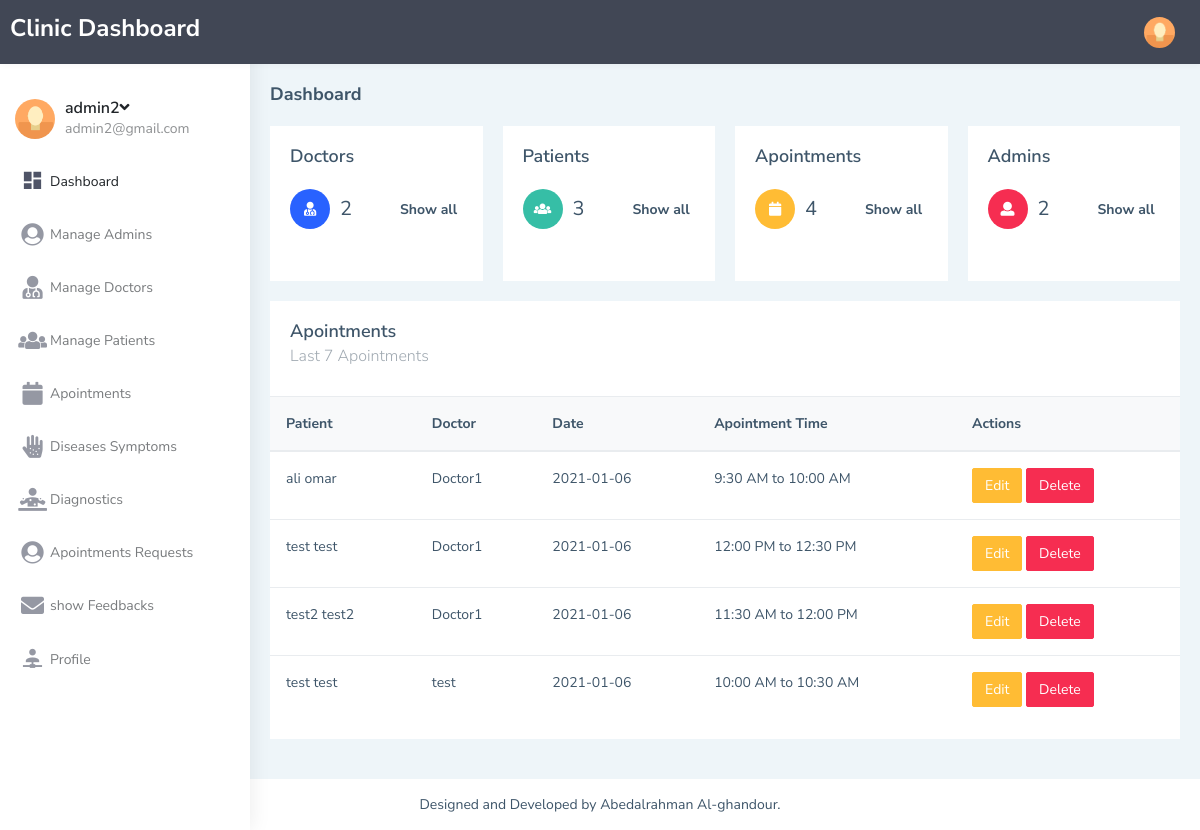
The app's page /admin/index.php (signed in) with its own data.
### tables this page shows
CREATE TABLE `apointments` (
  `id` int(255) NOT NULL,
  `doctor_id` int(255) DEFAULT NULL,
  `patient_id` int(255) NOT NULL,
  `Date` date DEFAULT NULL,
  `starting_time` varchar(255) DEFAULT NULL,
  `end_time` varchar(255) DEFAULT NULL,
  `apointment_time` text DEFAULT NULL
);

CREATE TABLE `patient` (
  `id` int(255) NOT NULL,
  `pat_fname` varchar(255) NOT NULL,
  `pat_lname` varchar(255) NOT NULL,
  `ssn` varchar(255) DEFAULT NULL,
  `date_of_birth` date NOT NULL,
  `pat_phone` varchar(15) NOT NULL,
  `pat_address` varchar(255) NOT NULL,
  `pat_gender` varchar(20) NOT NULL,
  `register_date` varchar(255) NOT NULL
);

CREATE TABLE `doctors` (
  `id` int(255) NOT NULL,
  `doc_name` varchar(255) NOT NULL,
  `doc_major` varchar(255) NOT NULL,
  `doc_phone` varchar(255) DEFAULT NULL,
  `working_time` varchar(255) NOT NULL
);

### admin/index.php (the view, shortened to what this page needs)
<?php
include "includes/header.php" ;
$qAdmin = "select count(*) from admin";
$res = mysqli_query($conn , $qAdmin);
$adCount = mysqli_fetch_array($res);
$resD = mysqli_query($conn , $qAdmin);
$dCount = mysqli_fetch_array($resD);
$qPatient = "select count(*) from patient";
$resP = mysqli_query($conn , $qPatient);
$PCount = mysqli_fetch_array($resP);
$qApo = "select count(*) from apointments";
$resAp = mysqli_query($conn , $qApo);
$ApoCount = mysqli_fetch_array($resAp);
?>
        <div class="page-wrapper">
            <div class="page-breadcrumb">
                <div class="row align-items-center">
                    <div class="col-5">
                        <h4 class="page-title">Dashboard</h4>
                    </div>
                </div>
            </div>
            <div class="container-fluid">
                <div class="row">
                    <div class="col-md-3">
                        <div class="card">
                            <div class="card-body">
                                <h4 class="card-title">Doctors</h4>
                                <div class="feed-widget">
                                    <ul class="list-style-none feed-body m-0 p-b-20">
                                        <li class="feed-item">
                                            <div class="feed-icon bg-info"><i class="fa fa-user-md"></i></div><span style="font-size: 20px"><?php echo $dCount[0]; ?></span><a href="manage_doctors.php" class="ml-5"><strong>Show all</strong></a>
                                        </li>
                                    </ul>
                                </div>
                            </div>
                        </div>
                    </div>
                    <div class="col-md-3">
                        <div class="card">
                            <div class="card-body">
                                <h4 class="card-title">Patients</h4>
                                <div class="feed-widget">
                                    <ul class="list-style-none feed-body m-0 p-b-20">
                                        <li class="feed-item">
                                            <div class="feed-icon bg-success"><i class="fa fa-users"></i></div><span style="font-size: 20px"><?php echo $PCount[0]; ?></span><a href="manage_patients.php" class="ml-5"><strong>Show all</strong></a>
                                        </li>
                                    </ul>
                                </div>
                            </div>
                        </div>
                    </div>
                    <div class="col-md-3">
                        <div class="card">
                            <div class="card-body">
                                <h4 class="card-title">Apointments</h4>
                                <div class="feed-widget">
                                    <ul class="list-style-none feed-body m-0 p-b-20">
                                        <li class="feed-item">
                                            <div class="feed-icon bg-warning"><i class="fa fa-calendar"></i></div><span style="font-size: 20px"><?php echo $ApoCount[0]; ?></span><a href="apointments.php" class="ml-5"><strong>Show all</strong></a>
                                        </li>
                                    </ul>
                                </div>
                            </div>
                        </div>
                    </div>
                    <div class="col-md-3">
                        <div class="card">
                            <div class="card-body">
                                <h4 class="card-title">Admins</h4>
                                <div class="feed-widget">
                                    <ul class="list-style-none feed-body m-0 p-b-20">
                                        <li class="feed-item">
                                            <div class="feed-icon bg-danger"><i class="fa fa-user"></i></div> <span style="font-size: 20px"><?php echo $adCount[0]; ?></span><a href="manage_admins.php" class="ml-5"><strong>Show all</strong></a>
                                        </li>
                                    </ul>
                                </div>
                            </div>
                        </div>
                    </div>
                </div>
                <div class="row">
                    <div class="col-12">
                        <div class="card">
                            <div class="card-body">
                                <div class="d-md-flex align-items-center">
                                    <div>
                                        <h4 class="card-title">Apointments</h4>
                                        <h5 class="card-subtitle">Last 7 Apointments</h5>
                                    </div>
                                </div>
                            </div>
                            <div class="table-responsive">
                                <table class="table v-middle">
                                    <thead>
                                        <tr class="bg-light">
                                            <th scope="col">Patient</th>
                                            <th scope="col">Doctor</th>
                                            <th scope="col">Date</th>
                                            <th scope="col">Apointment Time</th>
                                            <th scope="col">Actions</th>
                                        </tr>
                                    </thead>
                                    <tbody>
                                        <?php
                                        $query2 = "SELECT apointments.* , doctors.doc_name , patient.pat_fname , patient.pat_lname from apointments INNER JOIN doctors ON apointments.doctor_id = doctors.id
                                    INNER JOIN patient ON apointments.patient_id = patient.id order by id DESC limit 7";
                                        $res = mysqli_query($conn , $query2);
                                        while($row = mysqli_fetch_assoc($res)){
                                           echo " <tr>
                                            <td scope='row'>".$row['pat_fname'].' '.$row['pat_lname']."</td>
                                            <td scope='row'>".$row['doc_name']."</td>
                                            <td scope='row'>".$row['Date']."</td>
                                            <td scope='row'>".$row['apointment_time']."</td>
                                            <td scope='row'>
                                                <a href='edit_apointment.php?ap_id=".$row['id']."' class='btn btn-warning'>Edit</a>
                                                <a href='delete_apointment.php?ap_id=".$row['id']."' class='btn btn-danger'>Delete</a>
                                            </td>
                                            </tr>";
                                        }
                                        ?>
                                    </tbody>
                                </table>
                            </div>
                        </div>
                    </div>
                </div>
                </div>
            </div>
<?php include "includes/footer.php"; ?>

### admin/includes/header.php (shortened to what this page needs)
<?php
$conn=mysqli_connect("localhost","root","root")
      or die("Could Not Connect");
if(!isset($_SESSION['admin_id'])){
    header('location:login.php');
}else{
    $admin_id = $_SESSION['admin_id'];
    $q = "SELECT * from admin where id ='$admin_id' ";
    $res = mysqli_query($conn , $q);
    $row = mysqli_fetch_assoc($res);
}
?>
<!DOCTYPE html>
<html dir="ltr" lang="en">
<head>
    <link href="assets/libs/chartist/dist/chartist.min.css" rel="stylesheet">
    <link href="dist/css/style.min.css" rel="stylesheet">
  <link rel="stylesheet" type="text/css" href="https://cdn.datatables.net/1.10.22/css/jquery.dataTables.css">
</head>
<body>
    <div id="main-wrapper" data-layout="vertical" data-navbarbg="skin5" data-sidebartype="full"
        data-sidebar-position="absolute" data-header-position="absolute" data-boxed-layout="full">
        <header class="topbar" data-navbarbg="skin5">
            <nav class="navbar top-navbar navbar-expand-md navbar-dark">
                <div class="navbar-header" data-logobg="skin5">
                    <a class="navbar-brand" href="index.html">
                        <span class="logo-text">
                            <h3>Clinic Dashboard</h3>
                        </span>
                    </a>
                </div>
                <div class="navbar-collapse collapse" id="navbarSupportedContent" data-navbarbg="skin5">
                    <ul class="navbar-nav float-right">
                        <li class="nav-item dropdown">
                            <a class="nav-link dropdown-toggle text-muted waves-effect waves-dark pro-pic" href=""
                                data-toggle="dropdown" aria-haspopup="true" aria-expanded="false"><img
                                    src="assets/images/users/1.jpg" alt="user" class="rounded-circle"
                                    width="31"></a>
                        </li>
                    </ul>
                </div>
            </nav>
        </header>
        <aside class="left-sidebar" data-sidebarbg="skin6">
            <div class="scroll-sidebar">
                <nav class="sidebar-nav">
                    <ul id="sidebarnav">
                        <li>
                            <div class="user-profile d-flex no-block dropdown m-t-20">
                                <div class="user-pic"><img src="assets/images/users/1.jpg" alt="users"
                                        class="rounded-circle" width="40" /></div>
                                <div class="user-content hide-menu m-l-10">
                                    <a href="javascript:void(0)" class="" id="Userdd" role="button"
                                        data-toggle="dropdown" aria-haspopup="true" aria-expanded="false">
                                        <h5 class="m-b-0 user-name font-medium"><?php echo $row['admin_name']; ?><i
                                                class="fa fa-angle-down"></i></h5>
                                        <span class="op-5 user-email"><?php echo $row['admin_email']; ?></span>
                                    </a>
                                </div>
                            </div>
                        </li>
                        <li class="sidebar-item"> <a class="sidebar-link waves-effect waves-dark sidebar-link"
                                href="index.php" aria-expanded="false"><i class="mdi mdi-view-dashboard"></i><span
                                    class="hide-menu">Dashboard</span></a></li>
                        <li class="sidebar-item">
                            <a class="sidebar-link waves-effect waves-dark sidebar-link" href="manage_admins.php" aria-expanded="false">
                                <i class="fa fa-user-circle"></i>
                                <span class="hide-menu">Manage Admins</span>
                        </a></li>
                        <li class="sidebar-item">
                            <a class="sidebar-link waves-effect waves-dark sidebar-link" href="manage_doctors.php" aria-expanded="false">
                                <i class="fa fa-user-md"></i>
                                <span class="hide-menu">Manage Doctors</span>
                        </a></li>
                        <li class="sidebar-item">
                            <a class="sidebar-link waves-effect waves-dark sidebar-link" href="manage_patients.php" aria-expanded="false">
                                <i class="fa fa-users"></i>
                                <span class="hide-menu">Manage Patients</span>
                        </a></li>
                        <li class="sidebar-item">
                            <a class="sidebar-link waves-effect waves-dark sidebar-link" href="apointments.php" aria-expanded="false">
                                <i class="fa fa-calendar"></i>
                                <span class="hide-menu">Apointments</span>
                        </a></li>
                        <li class="sidebar-item">
                            <a class="sidebar-link waves-effect waves-dark sidebar-link" href="diseases_symptoms.php" aria-expanded="false">
                                <i class="fa fa-allergies"></i>
                                <span class="hide-menu">Diseases Symptoms</span>
                        </a></li>
                        <li class="sidebar-item">
                            <a class="sidebar-link waves-effect waves-dark sidebar-link" href="diagnostics.php" aria-expanded="false">
                                <i class="fas fa-diagnoses"></i>
                                <span class="hide-menu"> Diagnostics</span>
                        </a></li>
                        <li class="sidebar-item"> <a class="sidebar-link waves-effect waves-dark sidebar-link"
                    href="apointments_requests.php" aria-expanded="false"><i
                        class="fa fa-user-circle"></i><span class="hide-menu">Apointments Requests
                        </span></a></li>
                        <li class="sidebar-item"> <a class="sidebar-link waves-effect waves-dark sidebar-link"
                    href="show_feedbacks.php" aria-expanded="false"><i
                        class="fa fa-envelope"></i><span class="hide-menu">show Feedbacks
                        </span></a></li>
                        <li class="sidebar-item"> <a class="sidebar-link waves-effect waves-dark sidebar-link"
                    href="profile.php" aria-expanded="false"><i
                        class="mdi mdi-account-network"></i><span class="hide-menu">Profile
                        </span></a></li>
                    </ul>
                </nav>
            </div>
        </aside>

### admin/includes/footer.php (shortened to what this page needs)
            <footer class="footer text-center">
                Designed and Developed by Abedalrahman Al-ghandour.
            </footer>
        </div>
</body>
</html>

### records on screen
apointments: patient.pat_fname "ali", patient.pat_lname "omar", doctor.doc_name "Doctor1", Date "2021-01-06", apointment_time "9:30 AM to 10:00 AM"
apointments: patient.pat_fname "test", patient.pat_lname "test", doctor.doc_name "Doctor1", Date "2021-01-06", apointment_time "12:00 PM to 12:30 PM"
apointments: patient.pat_fname "test2", patient.pat_lname "test2", doctor.doc_name "Doctor1", Date "2021-01-06", apointment_time "11:30 AM to 12:00 PM"
apointments: patient.pat_fname "test", patient.pat_lname "test", doctor.doc_name "test", Date "2021-01-06", apointment_time "10:00 AM to 10:30 AM"

### other values on screen
$row['admin_name'] "admin2"
$row['admin_email'] "admin2@gmail.com"
$dCount[0] "2"
$PCount[0] "3"
$ApoCount[0] "4"
$adCount[0] "2"
